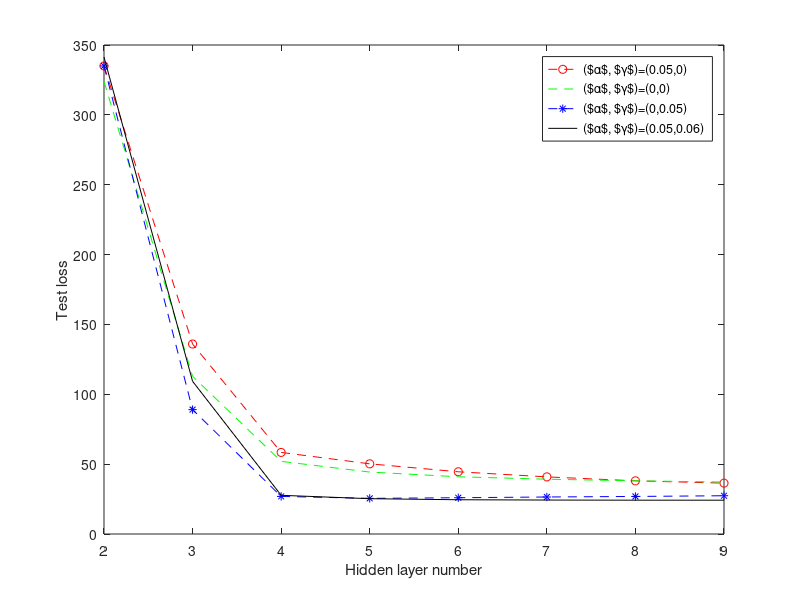

The MATLAB source for this figure:
a=[324; 112.875; 52; 44.34; 40.964; 39.23; 38.065; 37.197]; %(0,0)

b=[335; 135.98; 58.39; 50.23; 44.54; 40.885; 38.055; 36.415]; %(0.05,0)

c=[335; 89.031; 26.9; 25.509; 25.97; 26.487; 26.88; 27.389]; % (0,0.05)

d=[341.38; 109.3; 27.7; 25.271; 24.52; 24.302; 24.207; 24.2]; % (0.05, 0.06)

e=[2;3;4;5;6;7;8;9];

plot(e,b,'r--o', e, a, '--g', e, c,'--*b', e, d , 'black')
legend('($\alpha$, $\gamma$)=(0.05,0)','($\alpha$, $\gamma$)=(0,0)','($\alpha$, $\gamma$)=(0,0.05)','($\alpha$, $\gamma$)=(0.05,0.06)')
xlabel('Hidden layer number')
ylabel('Test loss')